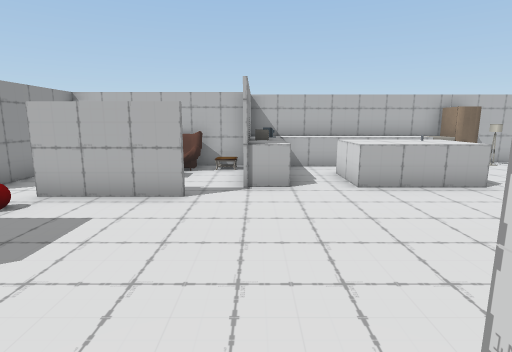
View 1 (above)

17 first-person views from a walk through a scene from a Unity 3-D project. The camera is 1.5 m above the floor, tilts 10° down and sees 80° across. The floor is counted in squares, 1 m on a side. Each view is taken from the middle of a square. On the plan, view 1 faces up. The plan holds only what a view shows up to about 15 squares ahead; the rest is blank. The place goes on beyond the plan. The player character is not drawn. Some animated figures are left out. Some surface patterns are stand-ins.

View 2
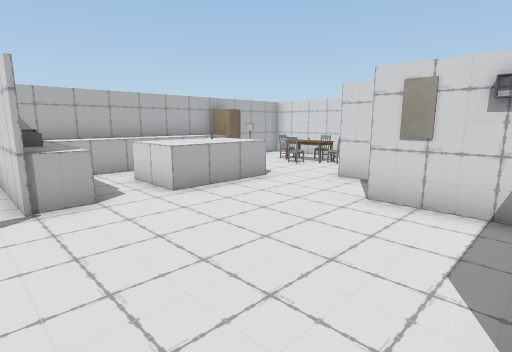

View 3
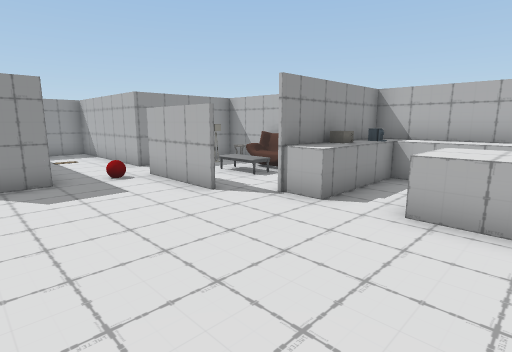

View 4
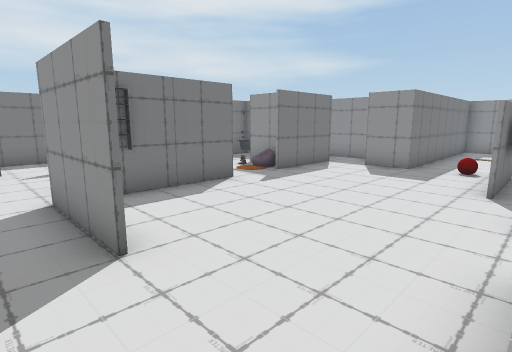

View 5
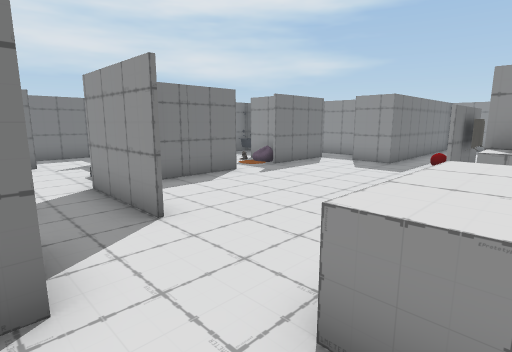

View 6
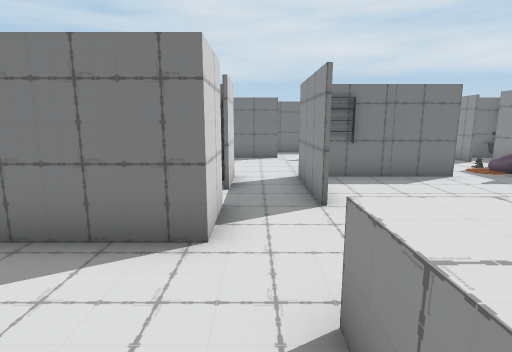

View 7
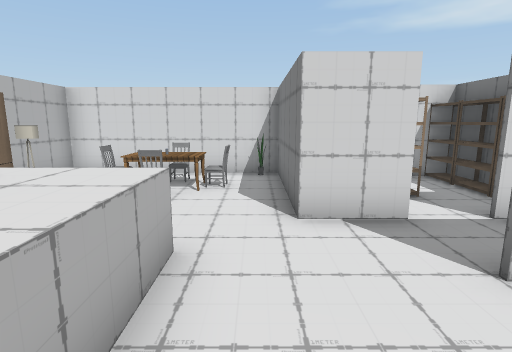

View 8
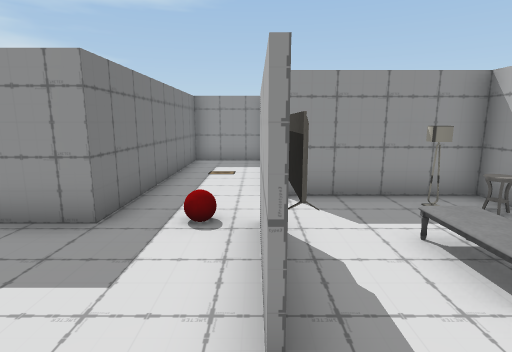

View 9
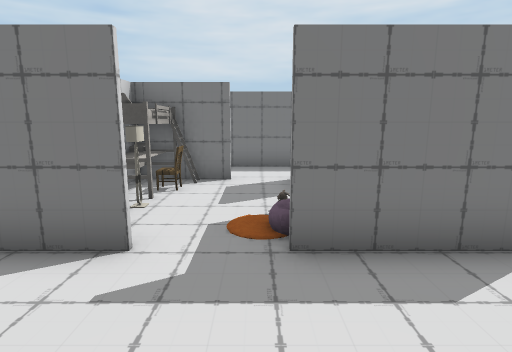

View 10
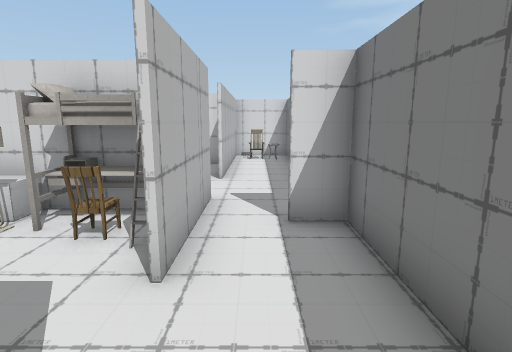

View 11
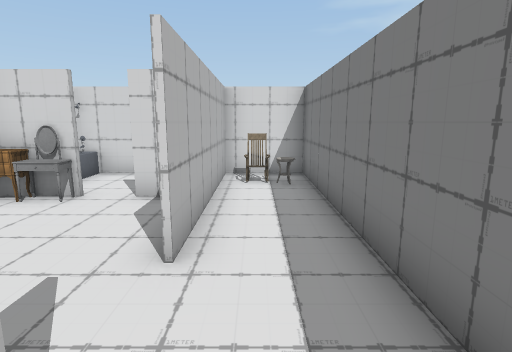

View 12
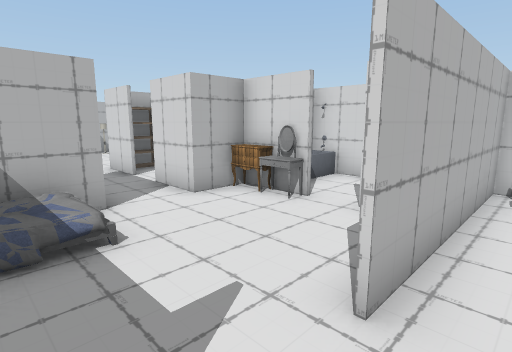

View 13
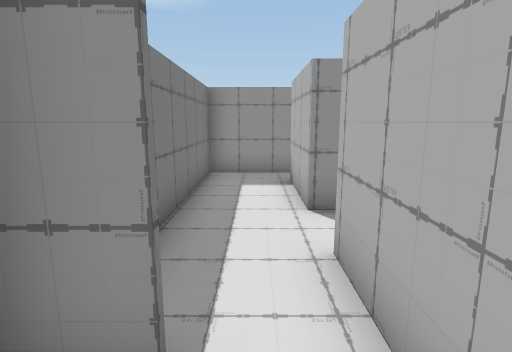

View 14
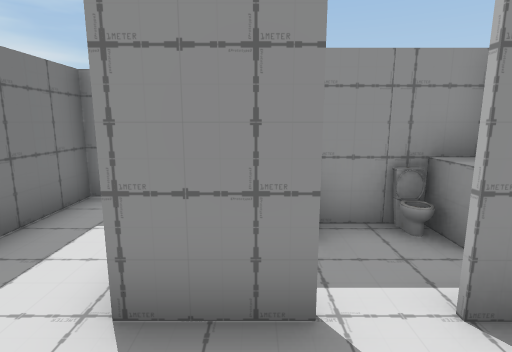

View 15
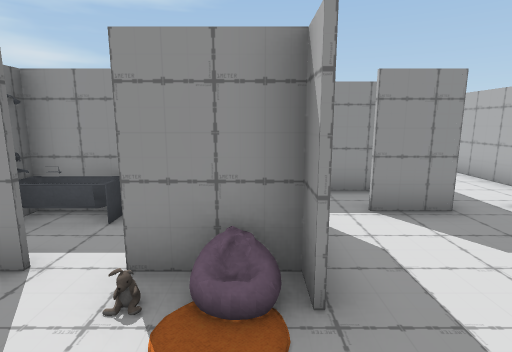

View 16
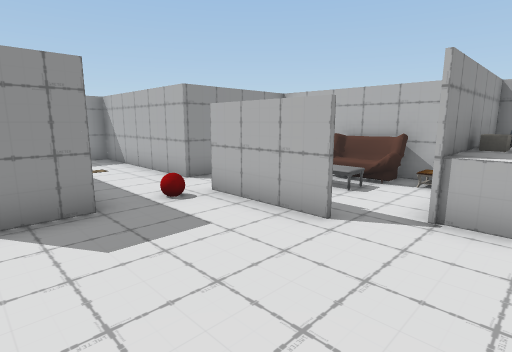

View 17
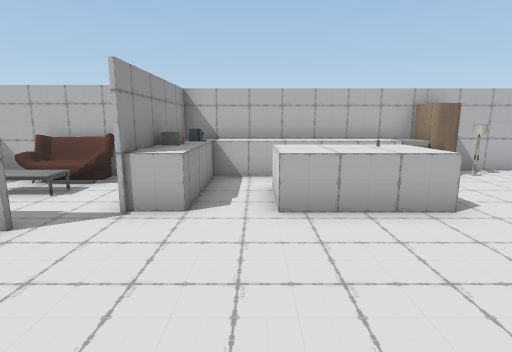

### Floor plan
Key: @ floor where view 1 was taken; # wall or solid block; . floor; / step, stairs or slope; = window, fence, low wall or low ledge; ^ raised ledge; S stove; F fridge; A sofa; C chair; T table; B bag; H bathtub; E bed; R dresser; I toilet; O other object.
Columns run from 12 left of view 1 to 11 right of it. Each row starts with its distance up from view 1.
 12             ############
 11       ######^^^^^^SFF..#
 10       #OAAAOO^..  S....#
  9       ##....O^.^^^...C.#
  8       #.....#^.^^^..CTC#
  7 #######.....^..^^^...C.#
  6 #.......###............#
  5 #..................#####
  4 #......##..........# #
  3  ######=#........O...#
  2       ###........#.#.# #
  1       #####..#####.#####
  0       ##^#B.@.E /...RHH#
 -1        =I.#..## /...O..#
 -2        =H....O# .......
 -3        =H.#..CO.....
 -4       #####.###...######
 -5       #...............C#
 -6       #.......#......O##
 -7        ####### ######

Positions as (right, up) in squares from view 1, and headings:
1: (0, 0), facing up
2: (-1, 1), facing up-right
3: (4, 2), facing up-left
4: (6, 7), facing down-left
5: (7, 8), facing down-left
6: (6, 9), facing down
7: (2, 6), facing right
8: (0, 6), facing left
9: (-1, 4), facing down
10: (-3, -5), facing right
11: (2, -5), facing right
12: (3, -5), facing up-right
13: (3, -5), facing left
14: (0, -3), facing left
15: (1, 0), facing left
16: (1, 2), facing up-left
17: (2, 2), facing up
